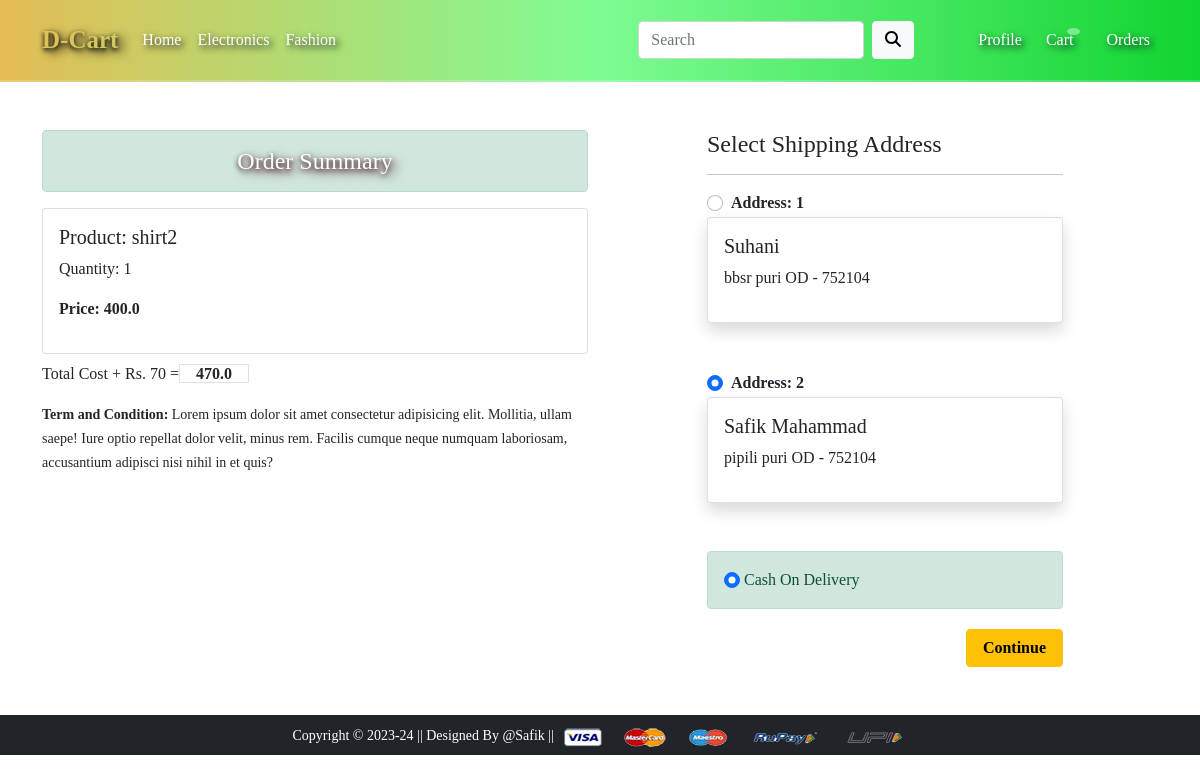
/checkout/ (signed in), run on an earlier commit of the app's database.
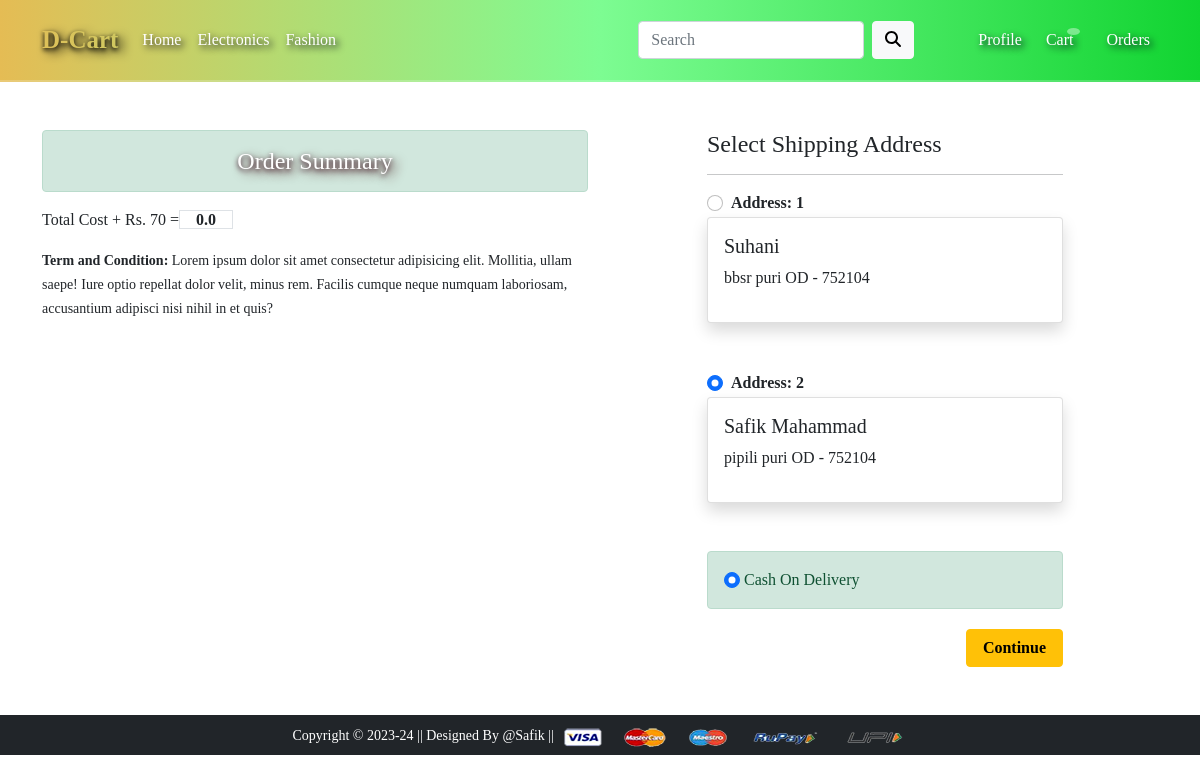
And on a later commit of the database.
### app/models.py (models this page shows, shortened)
class Cart(models.Model):
    user= models.ForeignKey(User , on_delete=models.CASCADE)
    product=models.ForeignKey(Product, on_delete=models.CASCADE)
    quantity= models.PositiveIntegerField(default=1)
    @property
    def total_cost(self):
        return self.quantity * self.product.discount_price

class Product(models.Model):
    title = models.CharField(max_length=100)
    selling_price= models.FloatField()
    discount_price= models.FloatField()
    description= models.CharField(max_length=200)
    brand= models.CharField(max_length=100)
    category= models.CharField(choices=CATEGORY_CHOICES, max_length= 3)
    product_image= models.ImageField(upload_to='productimg')

class Customer(models.Model):
    user= models.ForeignKey(User , on_delete=models.CASCADE)
    name= models.CharField(max_length=200)
    locality= models.CharField(max_length=200)
    city= models.CharField(max_length=100)
    zipcode= models.IntegerField()
    state= models.CharField(choices= STATE_CHOICES, max_length=50)

### app/views.py (the view)
# urls.py: path('checkout/', views.checkout, name='checkout'),
@login_required
def checkout(request):
    user= request.user
    addr= Customer.objects.filter(user=user)
    cart_item= Cart.objects.filter(user=user)
    amount= 0.0
    shipping_amount= 70.0
    totalamount= 0.0
    cart_product= [p for p in Cart.objects.all() if p.user == user ]
    if cart_product:
        for p in cart_product:
            tempamount= (p.quantity * p.product.discount_price)
            amount += tempamount
        totalamount= amount + shipping_amount
    return render(request, 'app/checkout.html', {'add':addr, "totalamount":totalamount, 'cartitems': cart_item})

### app/templates/app/checkout.html (shortened to what this page needs)
{% extends 'app/base.html' %}
{% load static %}
{% block main-content %}
<div class="container">
  <div class="row mt-5">
    <div class="col-sm-6">
      <h4 class='alert alert-success py-3 heading'>Order Summary</h4>
      {% for item in cartitems %}
      <div class="card mb-2">
        <div class="card-body">
          <h5>Product: {{item.product.title}}</h5>
          <p>Quantity: {{item.quantity}} </p>
          <p class="fw-bold">Price: {{item.total_cost}}</p>
        </div>
      </div>
      {% endfor %}
      <p>Total Cost + Rs. 70 =<strong class='border px-3'>{{totalamount}}</strong> </p>
    <small><strong>Term and Condition: </strong>
      Lorem ipsum dolor sit amet consectetur adipisicing elit. Mollitia, ullam saepe! Iure optio repellat dolor velit, minus rem. Facilis cumque neque numquam laboriosam, accusantium adipisci nisi nihil in et quis?</small>
  </div>
  <div class="col-sm-4 offset-sm-1">
    <h4>Select Shipping Address</h4>
    <hr>
    <form action="/paymentdone">
      {% for ad in add %}
      <div class="form-check  ">
        <input class="form-check-input" type="radio" checked name='custid' id='custid{{forloop.counter}}'
        value="{{ad.id}}">
        <label class="form-check-label fw-bold" for="custid{{forloop.counter}}">
          Address: {{forloop.counter}} </label>
      </div>
      <div class="card shadow mb-5">
        <div class="card-body">
          <h5>{{ad.name}}</h5>
        <p>{{ad.locality}} {{ad.city}} {{ad.state}} - {{ad.zipcode}}</p>
      </div>
    </div>
    {% endfor %}
    <div class='alert alert-success'><input class='form-check-input' type="radio" checked> Cash On Delivery</div>
        <div class="text-end">
          <button type="submit"  class="btn btn-warning mt-1 px-3 fw-bold">Continue</button>
        </div>
      </form>
    </div>
  </div>
</div>
{% endblock main-content %}

What changed in the data, as far as the page shows it:
removed Cart: product "shirt2", quantity "1", total_cost "400.0"
Also different on the page:
{{ totalamount }}: "470.0" → "0.0"
